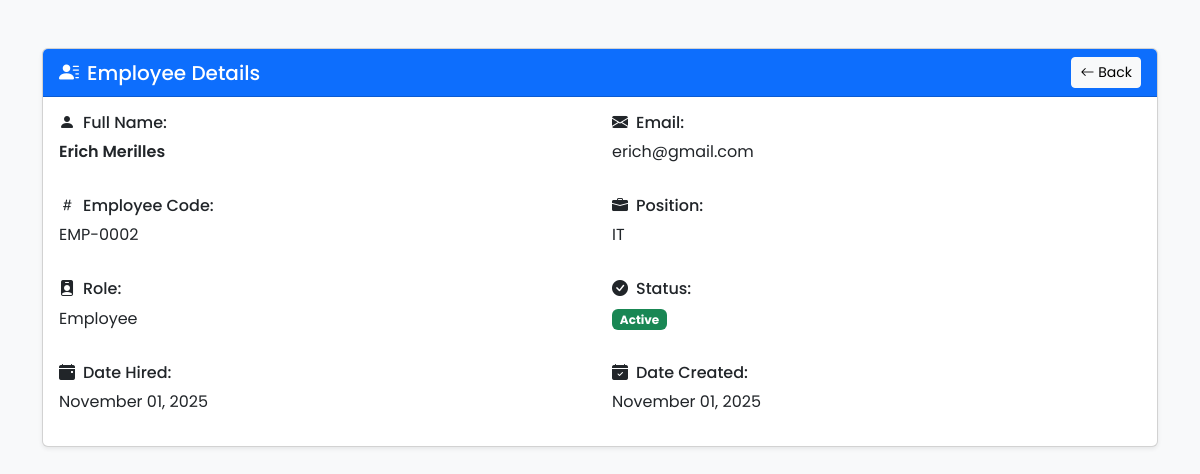
Screenshot of /frontend/employee/view_employee.php?id=2 (signed in) with the database file from the repository.
### tables this page shows
CREATE TABLE `employees` (
  `employee_id` int(11) NOT NULL,
  `employee_code` varchar(50) DEFAULT NULL,
  `first_name` varchar(100) DEFAULT NULL,
  `last_name` varchar(100) DEFAULT NULL,
  `email` varchar(150) DEFAULT NULL,
  `contact_number` varchar(20) DEFAULT NULL,
  `password` varchar(255) DEFAULT NULL,
  `position` varchar(100) DEFAULT NULL,
  `daily_rate` decimal(10,2) DEFAULT 500.00,
  `role` enum('Admin','Employee') DEFAULT 'Employee',
  `status` enum('Active','Inactive') DEFAULT 'Active',
  `date_hired` date DEFAULT NULL,
  `created_at` timestamp NOT NULL DEFAULT current_timestamp()
);

### frontend/employee/view_employee.php (the view, shortened to what this page needs)
<?php
require_once __DIR__ . '/../../config/db.php';
$employee_id = isset($_GET['id']) ? intval($_GET['id']) : 0;
$stmt = $conn->prepare("
  SELECT e.employee_id, e.employee_code, e.first_name, e.last_name,
         e.email, e.position, e.role, e.status, e.date_hired, e.created_at
  FROM employees e
  WHERE e.employee_id = ? AND e.role = 'Employee'
");
$stmt->bind_param("i", $employee_id);
$stmt->execute();
$result = $stmt->get_result();
$employee = $result->fetch_assoc();
?>
<!DOCTYPE html>
<html lang="en">
<head>
  <?php include '../includes/links.php'; ?>
</head>
<body class="bg-light">
  <div class="container mt-5">
    <div class="card shadow-sm">
      <div class="card-header bg-primary text-white d-flex justify-content-between align-items-center">
        <h5 class="mb-0"><i class="bi bi-person-lines-fill me-2"></i>Employee Details</h5>
        <a href="employee_module.php" class="btn btn-light btn-sm"><i class="bi bi-arrow-left"></i> Back</a>
      </div>
      <div class="card-body">
        <div class="row mb-3">
          <div class="col-md-6">
            <h6><i class="bi bi-person-fill me-2"></i>Full Name:</h6>
            <p class="fw-semibold"><?= htmlspecialchars($employee['first_name'] . ' ' . $employee['last_name']) ?></p>
          </div>
          <div class="col-md-6">
            <h6><i class="bi bi-envelope-fill me-2"></i>Email:</h6>
            <p><?= htmlspecialchars($employee['email']) ?></p>
          </div>
        </div>
        <div class="row mb-3">
          <div class="col-md-6">
            <h6><i class="bi bi-hash me-2"></i>Employee Code:</h6>
            <p><?= htmlspecialchars($employee['employee_code']) ?></p>
          </div>
          <div class="col-md-6">
            <h6><i class="bi bi-briefcase-fill me-2"></i>Position:</h6>
            <p><?= htmlspecialchars($employee['position']) ?></p>
          </div>
        </div>
        <div class="row mb-3">
          <div class="col-md-6">
            <h6><i class="bi bi-person-badge-fill me-2"></i>Role:</h6>
            <p><?= htmlspecialchars($employee['role']) ?></p>
          </div>
          <div class="col-md-6">
            <h6><i class="bi bi-check-circle-fill me-2"></i>Status:</h6>
            <span class="badge <?= $employee['status'] === 'Active' ? 'bg-success' : 'bg-danger' ?>">
              <?= htmlspecialchars($employee['status']) ?>
            </span>
          </div>
        </div>
        <div class="row">
          <div class="col-md-6">
            <h6><i class="bi bi-calendar-event-fill me-2"></i>Date Hired:</h6>
            <p><?= htmlspecialchars($employee['date_hired'] ? date('F d, Y', strtotime($employee['date_hired'])) : 'N/A') ?></p>
          </div>
          <div class="col-md-6">
            <h6><i class="bi bi-calendar-check-fill me-2"></i>Date Created:</h6>
            <p><?= date('F d, Y', strtotime($employee['created_at'])) ?></p>
          </div>
        </div>
      </div>
    </div>
  </div>
</body>
</html>

### frontend/assets/css/style.css (style rules this page uses)
body { font-family: 'Poppins', sans-serif; background-color: #fff9f2; margin: 0; padding: 0; }

### rows the page displays
employees: first_name+last_name "Erich Merilles", email "erich@gmail.com", employee_code "EMP-0002", position "IT", role "Employee", status "Active", date_hired "November 01, 2025", created_at "November 01, 2025"
